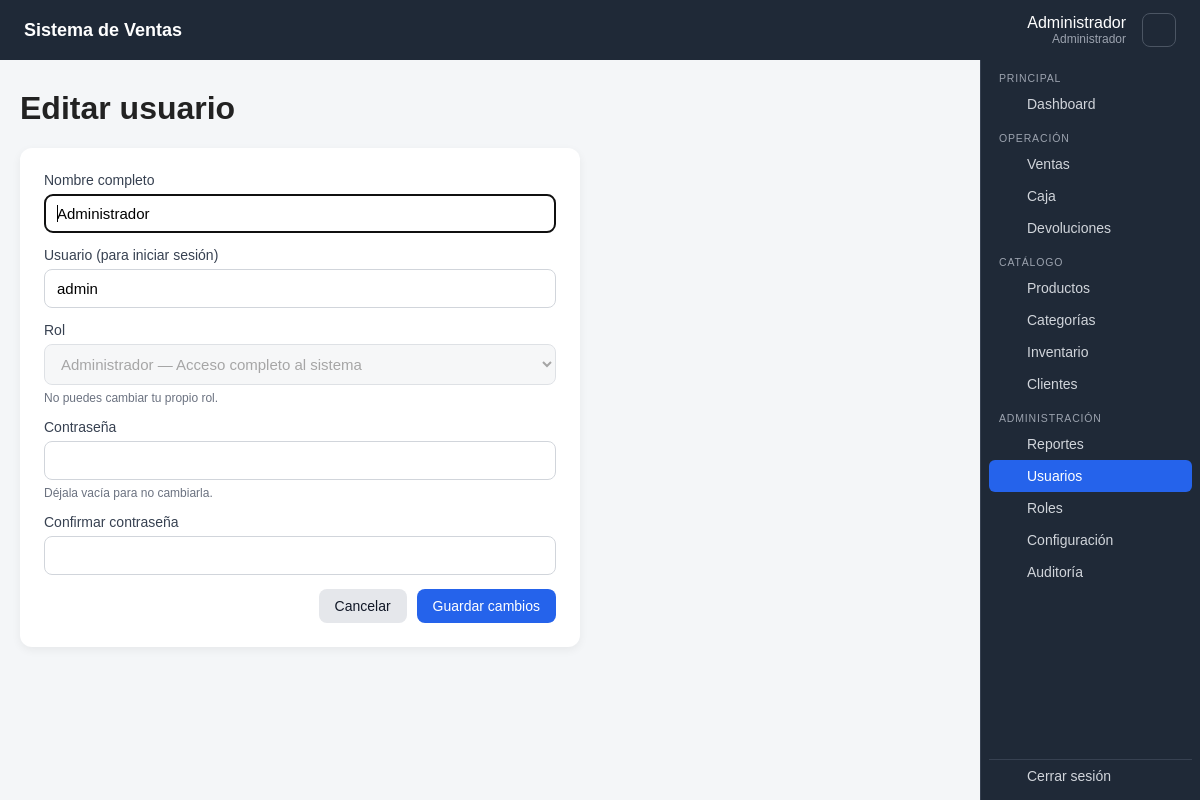
/views/usuarios/editar.php?id=1 (signed in), run on the app's committed database.
### tables this page shows
CREATE TABLE usuarios (
    id_usuario INT UNSIGNED AUTO_INCREMENT PRIMARY KEY,
    nombre VARCHAR(100) NOT NULL,
    usuario VARCHAR(50) NOT NULL UNIQUE,
    password VARCHAR(255) NOT NULL,
    rol_id INT UNSIGNED NOT NULL,
    estado TINYINT(1) NOT NULL DEFAULT 1,
    ultimo_acceso DATETIME NULL,
    fecha_creacion TIMESTAMP NOT NULL DEFAULT CURRENT_TIMESTAMP,
    fecha_actualizacion TIMESTAMP NOT NULL DEFAULT CURRENT_TIMESTAMP
        ON UPDATE CURRENT_TIMESTAMP,
    CONSTRAINT fk_usuario_rol
        FOREIGN KEY (rol_id) REFERENCES roles(id_rol)
        ON UPDATE CASCADE ON DELETE RESTRICT,
    INDEX idx_usuario_estado (estado),
    INDEX idx_usuario_rol (rol_id)
);

CREATE TABLE roles (
    id_rol INT UNSIGNED AUTO_INCREMENT PRIMARY KEY,
    nombre VARCHAR(50) NOT NULL UNIQUE,
    descripcion VARCHAR(255) NULL,
    estado TINYINT(1) NOT NULL DEFAULT 1,
    fecha_creacion TIMESTAMP NOT NULL DEFAULT CURRENT_TIMESTAMP
);

### config/database.php (called while the page is built, shortened)
<?php
class Database {
    private string $host = '127.0.0.1';
    private string $dbName = 'sistema_ventas';
    private string $username = 'root';
    private string $password = '';
    private ?PDO $connection = null;
    public function getConnection(): PDO {
        if ($this->connection === null) {
            $dsn = "mysql:host={$this->host};dbname={$this->dbName};charset=utf8mb4";
            $this->connection = new PDO($dsn, $this->username, $this->password, [
                PDO::ATTR_ERRMODE => PDO::ERRMODE_EXCEPTION,
                PDO::ATTR_DEFAULT_FETCH_MODE => PDO::FETCH_ASSOC,
                PDO::ATTR_EMULATE_PREPARES => false,
            ]);
        }
        return $this->connection;
    }
}

### models/Configuracion.php (called while the page is built, shortened)
<?php
class Configuracion {
    public function todas(): array {
        return $this->db->query("SELECT clave,valor FROM configuracion")->fetchAll(PDO::FETCH_KEY_PAIR);
    }
}

### helpers/empresa.php (called while the page is built, shortened)
<?php
require_once __DIR__ . '/../config/database.php';
require_once __DIR__ . '/../models/Configuracion.php';
function datosEmpresa(): array {
    static $datos = null;
    if ($datos === null) {
        try { $datos = (new Configuracion((new Database())->getConnection()))->todas(); }
        catch (Throwable $e) { error_log('Configuración: ' . $e->getMessage()); $datos = []; }
    }
    return $datos;
}
function nombreEmpresa(): string {
    $n = trim((string)(datosEmpresa()['nombre_empresa'] ?? ''));
    return $n !== '' && $n !== 'Mi Empresa' ? $n : APP_NAME;
}

### models/Usuario.php (called while the page is built, shortened)
<?php
class Usuario {
    public function buscar(int $id): ?array {
        $s=$this->db->prepare("SELECT id_usuario,nombre,usuario,rol_id,estado FROM usuarios WHERE id_usuario=:id");
        $s->execute(['id'=>$id]);
        return $s->fetch() ?: null;
    }
}

### controllers/UsuarioController.php (called while the page is built, shortened)
<?php
require_once __DIR__ . '/../config/database.php';
require_once __DIR__ . '/../helpers/funciones.php';
require_once __DIR__ . '/../models/Usuario.php';
require_once __DIR__ . '/../models/Rol.php';
class UsuarioController {
    private Usuario $usuarios;
    private Rol $roles;
    public function __construct() {
        $this->db=(new Database())->getConnection();
        $this->usuarios=new Usuario($this->db);
        $this->roles=new Rol($this->db);
    }
    public function roles(): array { return $this->roles->listarActivos(); }
    public function buscar(int $id): ?array { return $this->usuarios->buscar($id); }
}

### helpers/funciones.php (called while the page is built, shortened)
<?php
function e(?string $value): string { return htmlspecialchars($value ?? '', ENT_QUOTES, 'UTF-8'); }

### models/Rol.php (called while the page is built, shortened)
<?php
class Rol {
    public function listarActivos(): array {
        return $this->db->query("SELECT id_rol,nombre,descripcion FROM roles WHERE estado=1 ORDER BY id_rol")->fetchAll();
    }
}

### views/usuarios/_form.php (the view, shortened to what this page needs)
<form method="post" class="form-card">
  <label>Nombre completo<input type="text" name="nombre" value="<?= e($datos['nombre'] ?? '') ?>" maxlength="100" required autofocus></label>
  <label>Usuario (para iniciar sesión)<input type="text" name="usuario" value="<?= e($datos['usuario'] ?? '') ?>" maxlength="50" pattern="[A-Za-z0-9._\-]{3,50}" required></label>
  <label>Rol
    <select name="rol_id" required <?= $bloquearRol ? 'disabled' : '' ?>>
      <?php foreach ($roles as $rol): ?>
        <option value="<?= (int)$rol['id_rol'] ?>" <?= (int)($datos['rol_id'] ?? 0)===(int)$rol['id_rol'] ? 'selected' : '' ?>><?= e($rol['nombre']) ?> — <?= e($rol['descripcion']) ?></option>
      <?php endforeach; ?>
    </select>
    <?php if ($bloquearRol): ?><small>No puedes cambiar tu propio rol.</small><?php endif; ?>
  </label>
  <label>Contraseña<input type="password" name="password" minlength="8" autocomplete="new-password" <?= $esEdicion ? '' : 'required' ?>>
    <?php if ($esEdicion): ?><small>Déjala vacía para no cambiarla.</small><?php else: ?><small>Mínimo 8 caracteres.</small><?php endif; ?></label>
  <label>Confirmar contraseña<input type="password" name="password_confirmar" minlength="8" autocomplete="new-password" <?= $esEdicion ? '' : 'required' ?>></label>
  <div class="form-actions">
    <a class="btn btn-light" href="index.php">Cancelar</a>
    <button type="submit" class="btn"><?= $esEdicion ? 'Guardar cambios' : 'Crear usuario' ?></button>
  </div>
</form>

### assets/css/style.css (style rules this page uses)
* { box-sizing:border-box }
body { margin:0;font-family:Arial,sans-serif;background:#f4f6f8;color:#222 }
input,button { width:100%;padding:11px 12px;font-size:16px }
button { cursor:pointer }
:root { --topbar-h:60px;--sidebar-w:220px;--sidebar-bg:#1f2937;--sidebar-hover:#374151;--accent:#2563eb }
.btn { display:inline-block;width:auto;padding:9px 16px;border:0;border-radius:8px;background:var(--accent);color:white;text-decoration:none;font-size:14px;cursor:pointer }
.btn-light { background:#e5e7eb;color:#111827 }
.form-card { display:grid;gap:14px;max-width:560px;background:white;padding:24px;border-radius:12px;box-shadow:0 3px 10px rgba(0,0,0,.06) }
.form-card label { display:grid;gap:6px;font-size:14px;color:#374151 }
.form-card small { color:#6b7280;font-size:12px }
.form-card input,.form-card select { width:100%;padding:10px 12px;font-size:15px;border:1px solid #d1d5db;border-radius:8px;background:white }
.form-card select:disabled { background:#f3f4f6 }
.form-actions { display:flex;justify-content:flex-end;gap:10px }
.form-card label small { font-weight:normal }

### data on the page
usuarios: nombre "Administrador", usuario "admin", rol_id "Administrador — Acceso completo al sistema"

### other printed values
nombreEmpresa() "Sistema de Ventas"
$_SESSION['nombre'] "Administrador"
$_SESSION['rol'] "Administrador"
$grupo "PRINCIPAL"
$item['nombre'] "Dashboard"
$grupo "OPERACIÓN"
$item['nombre'] "Ventas"
$item['nombre'] "Caja"
$item['nombre'] "Devoluciones"
$grupo "CATÁLOGO"
$item['nombre'] "Productos"
$item['nombre'] "Categorías"
$item['nombre'] "Inventario"
$item['nombre'] "Clientes"
$grupo "ADMINISTRACIÓN"
